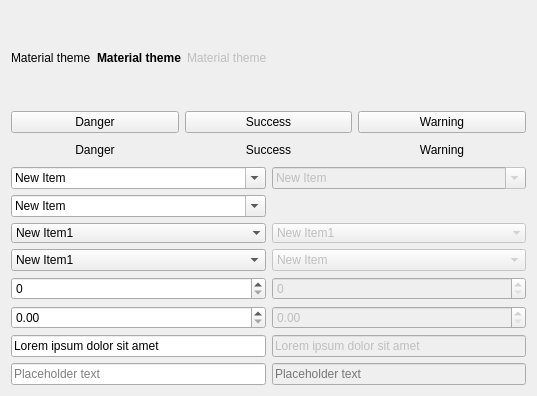
          <widget class="QWidget" name="page_4">
           <property name="geometry">
            <rect>
             <x>0</x>
             <y>0</y>
             <width>537</width>
             <height>396</height>
            </rect>
           </property>
           <attribute name="label">
            <string>Inputs</string>
           </attribute>
           <layout class="QGridLayout" name="gridLayout_21">
            <item row="0" column="1">
             <widget class="QLabel" name="label_3">
              <property name="font">
               <font>
                <bold>true</bold>
               </font>
              </property>
              <property name="text">
               <string>Material theme</string>
              </property>
             </widget>
            </item>
            <item row="0" column="3">
             <spacer name="horizontalSpacer_4">
              <property name="orientation">
               <enum>Qt::Orientation::Horizontal</enum>
              </property>
              <property name="sizeHint" stdset="0">
               <size>
                <width>427</width>
                <height>20</height>
               </size>
              </property>
             </spacer>
            </item>
            <item row="0" column="2">
             <widget class="QLabel" name="label">
              <property name="enabled">
               <bool>false</bool>
              </property>
              <property name="text">
               <string>Material theme</string>
              </property>
             </widget>
            </item>
            <item row="2" column="0" colspan="4">
             <layout class="QGridLayout" name="gridLayout_4">
              <item row="7" column="0">
               <widget class="QLineEdit" name="lineEdit_3">
                <property name="placeholderText">
                 <string>Placeholder text</string>
                </property>
               </widget>
              </item>
              <item row="4" column="0">
               <widget class="QSpinBox" name="spinBox"/>
              </item>
              <item row="3" column="1">
               <widget class="QComboBox" name="comboBox_4">
                <property name="enabled">
                 <bool>false</bool>
                </property>
                <item>
                 <property name="text">
                  <string>New Item</string>
                 </property>
                </item>
                <item>
                 <property name="text">
                  <string>New Item</string>
                 </property>
                </item>
                <item>
                 <property name="text">
                  <string>New Item</string>
                 </property>
                </item>
                <item>
                 <property name="text">
                  <string>New Item</string>
                 </property>
                </item>
                <item>
                 <property name="text">
                  <string>New Item</string>
                 </property>
                </item>
               </widget>
              </item>
              <item row="2" column="1">
               <widget class="QComboBox" name="comboBox_6">
                <property name="enabled">
                 <bool>false</bool>
                </property>
                <property name="frame">
                 <bool>false</bool>
                </property>
                <item>
                 <property name="text">
                  <string>New Item1</string>
                 </property>
                </item>
                <item>
                 <property name="text">
                  <string>New Item2</string>
                 </property>
                </item>
                <item>
                 <property name="text">
                  <string>New Item3</string>
                 </property>
                </item>
                <item>
                 <property name="text">
                  <string>New Item4</string>
                 </property>
                </item>
                <item>
                 <property name="text">
                  <string>New Item5</string>
                 </property>
                </item>
                <item>
                 <property name="text">
                  <string>New Item6</string>
                 </property>
                </item>
                <item>
                 <property name="text">
                  <string>New Item7</string>
                 </property>
                </item>
               </widget>
              </item>
              <item row="0" column="0">
               <widget class="QComboBox" name="comboBox">
                <property name="editable">
                 <bool>true</bool>
                </property>
                <property name="currentText">
                 <string>New Item</string>
                </property>
                <item>
                 <property name="text">
                  <string>New Item</string>
                 </property>
                </item>
                <item>
                 <property name="text">
                  <string>New Item</string>
                 </property>
                </item>
                <item>
                 <property name="text">
                  <string>New Item</string>
                 </property>
                </item>
                <item>
                 <property name="text">
                  <string>New Item</string>
                 </property>
                </item>
                <item>
                 <property name="text">
                  <string>New Item</string>
                 </property>
                </item>
               </widget>
              </item>
              <item row="5" column="0">
               <widget class="QDoubleSpinBox" name="doubleSpinBox"/>
              </item>
              <item row="1" column="0">
               <widget class="QComboBox" name="comboBox_7">
                <property name="editable">
                 <bool>true</bool>
                </property>
                <item>
                 <property name="text">
                  <string>New Item</string>
                 </property>
                </item>
                <item>
                 <property name="text">
                  <string>New Item</string>
                 </property>
                </item>
                <item>
                 <property name="text">
                  <string>New Item</string>
                 </property>
                </item>
                <item>
                 <property name="text">
                  <string>New Item</string>
                 </property>
                </item>
                <item>
                 <property name="text">
                  <string>New Item</string>
                 </property>
                </item>
               </widget>
              </item>
              <item row="6" column="0">
               <widget class="QLineEdit" name="lineEdit">
                <property name="text">
                 <string>Lorem ipsum dolor sit amet</string>
                </property>
               </widget>
              </item>
              <item row="5" column="1">
               <widget class="QDoubleSpinBox" name="doubleSpinBox_2">
                <property name="enabled">
                 <bool>false</bool>
                </property>
               </widget>
              </item>
              <item row="4" column="1">
               <widget class="QSpinBox" name="spinBox_2">
                <property name="enabled">
                 <bool>false</bool>
                </property>
               </widget>
              </item>
              <item row="0" column="1">
               <widget class="QComboBox" name="comboBox_3">
                <property name="enabled">
                 <bool>false</bool>
                </property>
                <property name="editable">
                 <bool>true</bool>
                </property>
                <item>
                 <property name="text">
                  <string>New Item</string>
                 </property>
                </item>
                <item>
                 <property name="text">
                  <string>New Item</string>
                 </property>
                </item>
                <item>
                 <property name="text">
                  <string>New Item</string>
                 </property>
                </item>
                <item>
                 <property name="text">
                  <string>New Item</string>
                 </property>
                </item>
                <item>
                 <property name="text">
                  <string>New Item</string>
                 </property>
                </item>
                <item>
                 <property name="text">
                  <string>New Item</string>
                 </property>
                </item>
               </widget>
              </item>
              <item row="6" column="1">
               <widget class="QLineEdit" name="lineEdit_2">
                <property name="enabled">
                 <bool>false</bool>
                </property>
                <property name="text">
                 <string>Lorem ipsum dolor sit amet</string>
                </property>
               </widget>
              </item>
              <item row="3" column="0">
               <widget class="QComboBox" name="comboBox_2">
                <item>
                 <property name="text">
                  <string>New Item1</string>
                 </property>
                </item>
                <item>
                 <property name="text">
                  <string>New Item2</string>
                 </property>
                </item>
                <item>
                 <property name="text">
                  <string>New Item3</string>
                 </property>
                </item>
                <item>
                 <property name="text">
                  <string>New Item4</string>
                 </property>
                </item>
                <item>
                 <property name="text">
                  <string>New Item5</string>
                 </property>
                </item>
                <item>
                 <property name="text">
                  <string>New Item6</string>
                 </property>
                </item>
                <item>
                 <property name="text">
                  <string>New Item7</string>
                 </property>
                </item>
               </widget>
              </item>
              <item row="2" column="0">
               <widget class="QComboBox" name="comboBox_5">
                <property name="frame">
                 <bool>false</bool>
                </property>
                <item>
                 <property name="text">
                  <string>New Item1</string>
                 </property>
                </item>
                <item>
                 <property name="text">
                  <string>New Item2</string>
                 </property>
                </item>
                <item>
                 <property name="text">
                  <string>New Item3</string>
                 </property>
                </item>
                <item>
                 <property name="text">
                  <string>New Item4</string>
                 </property>
                </item>
                <item>
                 <property name="text">
                  <string>New Item5</string>
                 </property>
                </item>
                <item>
                 <property name="text">
                  <string>New Item6</string>
                 </property>
                </item>
                <item>
                 <property name="text">
                  <string>New Item7</string>
                 </property>
                </item>
               </widget>
              </item>
              <item row="7" column="1">
               <widget class="QLineEdit" name="lineEdit_4">
                <property name="enabled">
                 <bool>false</bool>
                </property>
                <property name="placeholderText">
                 <string>Placeholder text</string>
                </property>
               </widget>
              </item>
             </layout>
            </item>
            <item row="0" column="0">
             <widget class="QLabel" name="label_2">
              <property name="text">
               <string>Material theme</string>
              </property>
             </widget>
            </item>
            <item row="1" column="0" colspan="4">
             <layout class="QGridLayout" name="gridLayout_7">
              <item row="0" column="0">
               <widget class="QPushButton" name="pushButton_18">
                <property name="text">
                 <string>Danger</string>
                </property>
                <property name="class" stdset="0">
                 <string>danger</string>
                </property>
               </widget>
              </item>
              <item row="1" column="1">
               <widget class="QPushButton" name="pushButton_22">
                <property name="text">
                 <string>Success</string>
                </property>
                <property name="flat">
                 <bool>true</bool>
                </property>
                <property name="class" stdset="0">
                 <string>success</string>
                </property>
               </widget>
              </item>
              <item row="0" column="2">
               <widget class="QPushButton" name="pushButton_19">
                <property name="text">
                 <string>Warning</string>
                </property>
                <property name="class" stdset="0">
                 <string>warning</string>
                </property>
               </widget>
              </item>
              <item row="1" column="2">
               <widget class="QPushButton" name="pushButton_21">
                <property name="text">
                 <string>Warning</string>
                </property>
                <property name="flat">
                 <bool>true</bool>
                </property>
                <property name="class" stdset="0">
                 <string>warning</string>
                </property>
               </widget>
              </item>
              <item row="0" column="1">
               <widget class="QPushButton" name="pushButton_20">
                <property name="text">
                 <string>Success</string>
                </property>
                <property name="class" stdset="0">
                 <string>success</string>
                </property>
               </widget>
              </item>
              <item row="1" column="0">
               <widget class="QPushButton" name="pushButton_23">
                <property name="text">
                 <string>Danger</string>
                </property>
                <property name="flat">
                 <bool>true</bool>
                </property>
                <property name="class" stdset="0">
                 <string>danger</string>
                </property>
               </widget>
              </item>
             </layout>
            </item>
           </layout>
          </widget>
